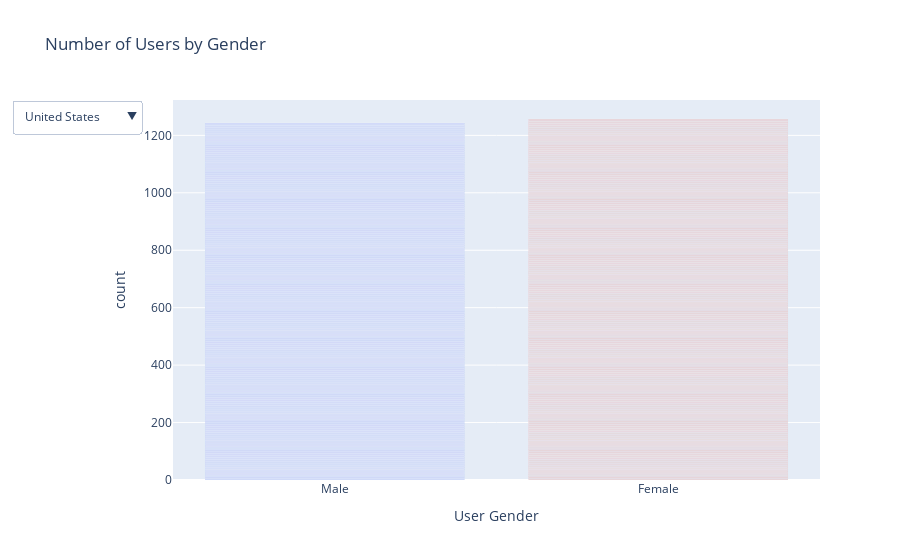

Source (notebook cell):
### Markdown cell above
***As there is no null value, we can say the data is preprocessed.
   Also in our dataset there are only 3 integer values***

### Code cell
# Bar chart for user demographics
gender_chart = px.bar(df, x="Gender", color="Gender", title="Number of Users by Gender",
                      labels={"Gender": "User Gender"})
gender_chart.update_layout(showlegend=False)

# Dropdown for filtering by country
gender_chart.update_layout(updatemenus=[dict(type='dropdown',
                                              active=0,
                                              buttons=list([
                                                  {'label': country, 'method': 'update', 'args': [{'visible': df['Country'] == country}]}
                                                  for country in df['Country'].unique()
                                              ]))])

gender_chart.show()

### Figure 1 — Plotly figure (JSON) as saved in the notebook; plotly's stock layout.template omitted (floating-point values rounded to 4 significant figures; data arrays with more than 128 entries replaced by an {"elided": "..."} marker saying what was removed)
{"data": [{"alignmentgroup": "True", "hovertemplate": "User Gender=%{x}<br>count=%{y}<extra></extra>", "legendgroup": "Male", "marker": {"color": "#636efa", "pattern": {"shape": ""}}, "name": "Male", "offsetgroup": "Male", "orientation": "v", "showlegend": true, "textposition": "auto", "type": "bar", "x": {"elided": "1243 str values"}, "xaxis": "x", "y": {"elided": "1243 int values"}, "yaxis": "y"}, {"alignmentgroup": "True", "hovertemplate": "User Gender=%{x}<br>count=%{y}<extra></extra>", "legendgroup": "Female", "marker": {"color": "#EF553B", "pattern": {"shape": ""}}, "name": "Female", "offsetgroup": "Female", "orientation": "v", "showlegend": true, "textposition": "auto", "type": "bar", "x": {"elided": "1257 str values"}, "xaxis": "x", "y": {"elided": "1257 int values"}, "yaxis": "y"}], "layout": {"barmode": "relative", "legend": {"title": {"text": "User Gender"}, "tracegroupgap": 0}, "showlegend": false, "title": {"text": "Number of Users by Gender"}, "updatemenus": [{"active": 0, "buttons": [{"args": [{"visible": {"elided": "2500 bool values"}}], "label": "United States", "method": "update"}, {"args": [{"visible": {"elided": "2500 bool values"}}], "label": "Canada", "method": "update"}, {"args": [{"visible": {"elided": "2500 bool values"}}], "label": "United Kingdom", "method": "update"}, {"args": [{"visible": {"elided": "2500 bool values"}}], "label": "Australia", "method": "update"}, {"args": [{"visible": {"elided": "2500 bool values"}}], "label": "Germany", "method": "update"}, {"args": [{"visible": {"elided": "2500 bool values"}}], "label": "France", "method": "update"}, {"args": [{"visible": {"elided": "2500 bool values"}}], "label": "Brazil", "method": "update"}, {"args": [{"visible": {"elided": "2500 bool values"}}], "label": "Mexico", "method": "update"}, {"args": [{"visible": {"elided": "2500 bool values"}}], "label": "Spain", "method": "update"}, {"args": [{"visible": {"elided": "2500 bool values"}}], "label": "Italy", "method": "update"}], "type": "dropdown"}], "xaxis": {"anchor": "y", "categoryarray": ["Male", "Female"], "categoryorder": "array", "domain": [0, 1], "title": {"text": "User Gender"}}, "yaxis": {"anchor": "x", "domain": [0, 1], "title": {"text": "count"}}}}
